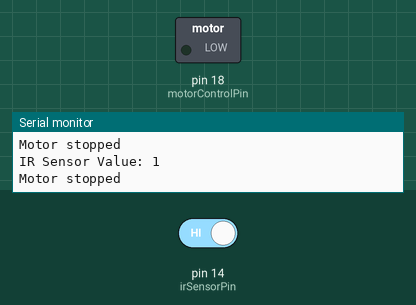
Simulated run of this sketch. Board: Arduino Uno, built with avr-gcc and run on an emulated ATmega328P. On the bench: switched loads named in the sketch (green lamp = pin HIGH), the last lines printed to the serial monitor. Inputs (shaded band) come from the test bench; at power-on: pin 14 (irSensorPin) HIGH.

Above: at 1.8 s.
1.9 s: pin 14 (irSensorPin) driven LOW
At 2.7 s:
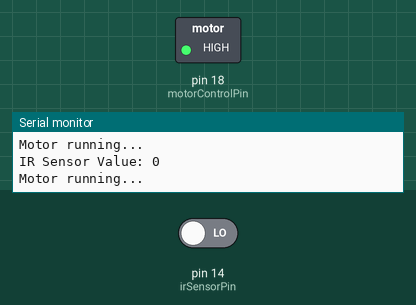
3.5 s: pin 14 (irSensorPin) driven HIGH
At 3.9 s:
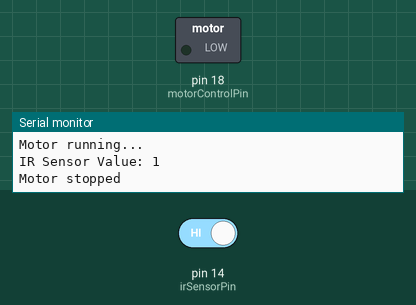
Timing chart, 0 to 6.5 s (numbered marks = the images above; inputs shaded):
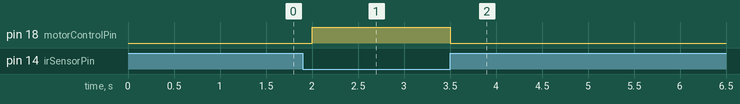

Measured:
- after the input at 1.9 s, pin 18 (motorControlPin): LOW → HIGH after 0.10 s
- after the input at 3.5 s, pin 18 (motorControlPin): HIGH → LOW at once

The sketch:

sketch_jul27a.ino
```cpp
#include <Arduino.h>

// Define the pin connected to the IR sensor
const int irSensorPin = 14;
// Define the pin connected to the base of the transistor
const int motorControlPin = 18;

void setup() {
  // Initialize the serial communication
  Serial.begin(115200);

  // Set the IR sensor pin as input
  pinMode(irSensorPin, INPUT);

  // Set the motor control pin as output
  pinMode(motorControlPin, OUTPUT);

  // Initialize the motor state to off
  digitalWrite(motorControlPin, LOW);

  // Optional: Print a message to indicate the setup is complete
  Serial.println("IR Sensor and Motor Control Initialized");
}

void loop() {
  // Read the state of the IR sensor
  int sensorValue = digitalRead(irSensorPin);

  // Print the sensor value to the Serial Monitor
  Serial.print("IR Sensor Value: ");
  Serial.println(sensorValue);

  if (sensorValue == LOW) {
    // If the IR sensor detects an object, run the motor
    digitalWrite(motorControlPin, HIGH);
    Serial.println("Motor running...");
  } else {
    // If no object is detected, stop the motor
    digitalWrite(motorControlPin, LOW);
    Serial.println("Motor stopped");
  }

  // Optional: Add a delay to make the output readable
  delay(500);
}
```
